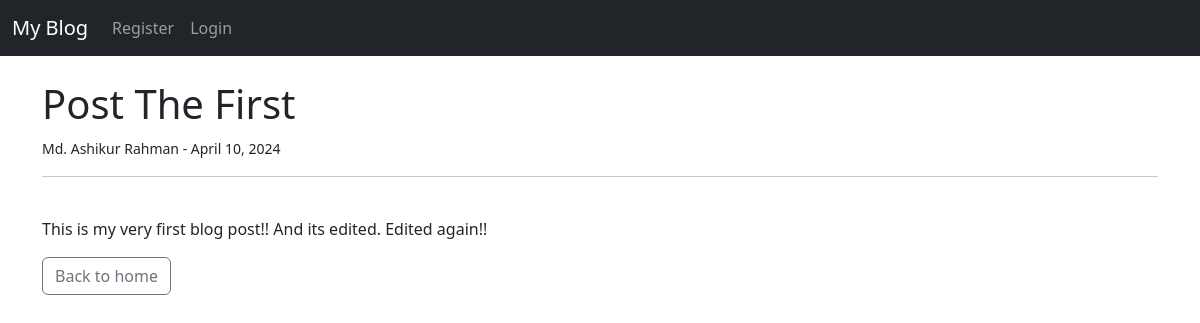
The app's page /article/1 with its own data.
### theblog/models.py (models this page shows, shortened)
class Post(models.Model):
    title = models.CharField(max_length=255)
    title_tag = models.CharField(max_length=255)
    author = models.ForeignKey(User, on_delete=models.CASCADE)
    body = models.TextField()
    post_date = models.DateField(auto_now_add=True)

### theblog/views.py (the view)
# urls.py: path("article/<int:pk>", views.ArticleDetailView.as_view(), name="article-detail"),
class ArticleDetailView(DetailView):
    model = Post
    template_name = "article_details.html"

### theblog/templates/article_details.html (shortened to what this page needs)
{% extends 'base.html' %}
{% block content %}
<h1>{{post.title}}</h1>
<small>
    {{post.author.first_name}} {{post.author.last_name}} -
    {{post.post_date}}
</small>
<br>
<hr><br>
<p>
    {{post.body}}
</p>
<a href="{% url 'home' %}" class="btn btn-outline-secondary">
    Back to home
</a>
{% endblock %}

### records on screen
Post: title "Post The First", author.first_name "Md. Ashikur", author.last_name "Rahman", post_date "April 10, 2024", body "This is my very first blog post!! And its edited. Edited again!!"
